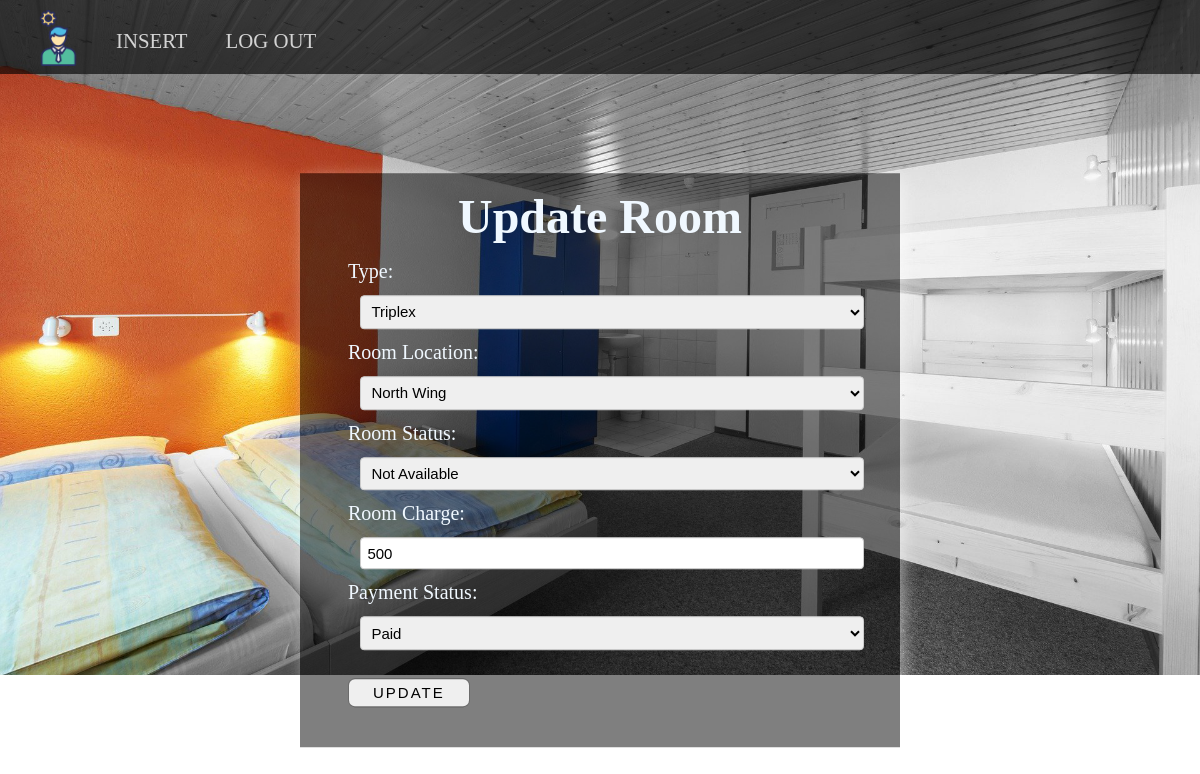
Screenshot of /admin.php?source=update_room&r_id=6 with the database file from the repository.
### tables this page shows
CREATE TABLE `room` (
  `room_id` int(11) NOT NULL,
  `room_type` varchar(255) NOT NULL,
  `room_location` varchar(255) NOT NULL,
  `room_status` varchar(255) NOT NULL,
  `room_charge` varchar(255) NOT NULL,
  `room_payment_status` varchar(255) NOT NULL
);

### includes/update_room.php (the view, shortened to what this page needs)
<div class="container">
    <div class="create">
        <h1 class="h1">Update Room</h1>
    <?php
        if(isset($_GET['r_id'])) {
            $the_room_id = $_GET['r_id'];
        }
        $query = "SELECT * FROM room WHERE room_id = $the_room_id";
        $select_room_by_id = mysqli_query($connection, $query);
        while($row = mysqli_fetch_assoc($select_room_by_id)) {
            $room_type = $row['room_type'];
            $room_location = $row['room_location'];
            $room_status = $row['room_status'];
            $room_charge = $row['room_charge'];
            $room_payment_status = $row['room_payment_status'];
        }
    ?>
        <div class="form">
        <form action="" method="POST" enctype="multipart/form-data">
        <div class="room_type">
                <label class="label" for="room_type"> Type: </label>
                <select class="select" name="room_type" id="room_type" required>
                    <option value="<?php echo $room_type; ?>"><?php echo $room_type; ?></option>
                </select>
            </div>
            <div class="location">
                <label class="label" for="room_location">Room Location: </label>
                <select class="select" name="room_location" id="room_location" required>
                    <option value="<?php echo $room_location; ?>"><?php echo $room_location; ?></option>
                </select>
            </div>
            <div class="room_status">
                <label class="label" for="room_status">Room Status:</label>
                <select class="select" name="room_status" id="room_status" required>
                    <option value="<?php echo $room_status; ?>"><?php echo $room_status; ?></option>
                </select>
            </div>
            <div class="room_charge">
                <label class="label" for="room_charge">Room Charge:</label>
                <input value="<?php echo $room_charge;?>" class="input" type="number" name="room_charge" id="room_charge" placeholder="Room Charge*" required>
            </div>
            <div class="payment_status">
                <label class="label" for="room_payment_status">Payment Status:</label>
                <select class="select" name="room_payment_status" id="payment_status" required>
                    <option value="<?php echo $room_payment_status; ?>"><?php echo $room_payment_status; ?></option>
                </select>
            </div>
            <input class="btn_submit" type="submit" name="update_room" value="Update" >
        </div>
    </div>
</div>

### css/admin.css (style rules this page uses)
* { margin: 0; padding: 0; box-sizing: border-box; }
body { background-image: url(../images/room.jpg); background-size: 100%; background-repeat: no-repeat; background-attachment: fixed; }
.create { width: 50%; color: aliceblue; background-color: rgba(0, 0, 0, 0.5); flex-direction: column; box-shadow: 4px 4px 15px rgba(255, 255, 255, 0.5); position: absolute; top: 57.5%; left: 35%; transform: translate(-20%, -50%); }
.form { padding: 0 3rem; }
.h1 { margin: 1rem 0 1rem 0; font-size: 3rem; text-align: center; }
.label { font-size: 20px; }
.input, .select { border: 1px solid #ccc; border-radius: 4px; box-sizing: border-box; outline: none; margin: 0.75rem; padding: 0.4rem; font-size: 15px; }
input[type=number], .select { width: 100%; }
.btn_submit { border-radius: 7px; font-size: 15px; text-transform: uppercase; letter-spacing: 2px; padding: 0.3rem 1.5rem; margin: 1rem 63.5% 2.5rem 0; border: 1px solid rgba(0, 0, 0, 0.544); }

### rows the page displays
room: room_type "Triplex", room_location "North Wing", room_status "Not Available", room_charge "500", room_payment_status "Paid"
